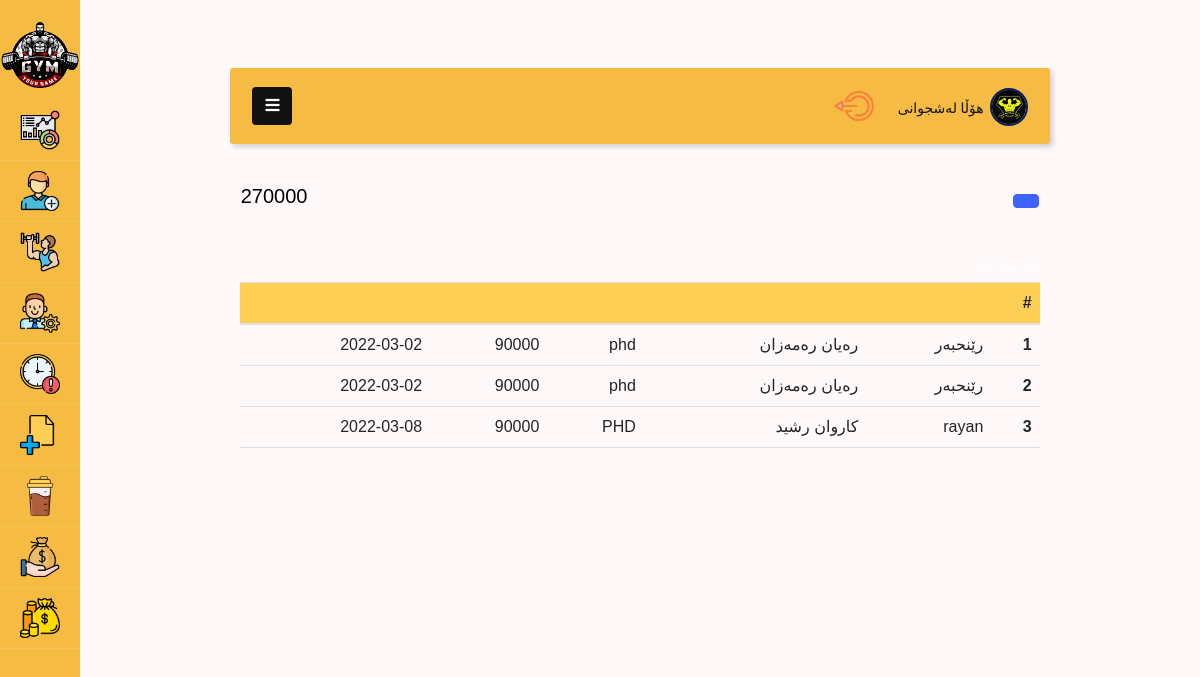
/protin.php, run on the app's committed database.
### tables this page shows
CREATE TABLE `protin` (
  `id` int(11) NOT NULL,
  `username` varchar(255) NOT NULL,
  `admin_id` varchar(255) NOT NULL,
  `protin_name` varchar(255) NOT NULL,
  `price_protin` int(11) NOT NULL,
  `date` date NOT NULL
);

### include/config.php (called while the page is built, shortened)
<?php
$db = mysqli_connect("localhost","root","","gym");
function sec($data) {
	global $db;
	$data = mysqli_real_escape_string($db, htmlspecialchars($data));
	return $data;
}
?>

### protin.php (the view, shortened to what this page needs)
<?php include'include/nav.php'; ?>
<div class="wrapper d-flex align-items-stretch">
	<?php include 'include/sidebar.php'; ?>
	<div id="content" class="p-4 p-md-5">
		<?php include 'include/navbar.php'; ?>
		<div class="header-of-page">
<div class="numGym">
        <div class="left">
        <?php
            $query = mysqli_query($db, "SELECT * FROM `protin`");
            $countPrice = 0;
            while($row = mysqli_fetch_assoc($query)){
              $countPrice += $row['price_protin'];
            }?>
            <h5 style="font-family: 'Droid Arabic Kufi',sans-serif;"> <?php echo sec($lang['dahat']); ?> <?php echo $countPrice; ?></h5>
        </div>
        <div class="right">
<button type="button" class="btn btn-primary" data-bs-toggle="modal" data-bs-target="#exampleModal">
</button>
        </div>
    </div>
<div class="formAddUser" style="background: none;">
        <table class="table">
                <thead>
                  <tr class="text-end" style="background: #FFCE54;">
                    <th scope="col"><?php echo sec($lang['date']); ?></th>
                    <th scope="col"><?php echo sec($lang['priceProtin']); ?></th>
                    <th scope="col"><?php echo sec($lang['NameProtin']); ?></th>
                    <th scope="col"><?php echo sec($lang['NameUser']); ?></th>
                    <th scope="col"><?php echo sec($lang['admin']); ?></th>
                    <th scope="col">#</th>
                  </tr>
                </thead>
                <tbody class="text-end">
                <?php
                  $ProtinQuery = mysqli_query($db , "SELECT * FROM `protin`");
                  while($RowProduct = mysqli_fetch_assoc($ProtinQuery)){
                    $AdminId = $RowProduct['admin_id'];?>
                <tr>
                    <td><?php echo sec($RowProduct['date']); ?></td>
                     <td><?php echo sec($RowProduct['price_protin']);?></td>
                    <td><?php echo sec($RowProduct['protin_name']); ?></td>
                    <td><?php echo sec($RowProduct['username']); ?></td>
                    <?php
                    $QueryAdmin = mysqli_query($db , "SELECT * FROM `admin` WHERE `id` = '$AdminId' ");
                    while($RowAdmin = mysqli_fetch_assoc($QueryAdmin)){?>
                    <td><?php echo sec($RowAdmin['name']); ?></td>
                    <?php } ?>
                    <th scope="row"><?php echo sec($RowProduct['id']); ?></th>
                </tr>
                <?php } ?>
                </tbody>
          </table>
    </div>
        </div>
    </div>
    </div>

### assets/css/style.css (style rules this page uses)
* { padding: 0; margin: 0; box-sizing: border-box; font-family: "Droid Arabic Kufi",sans-serif; }
body { background: rgb(255, 248, 248); color: #fff; }
.formAddUser { width: 80%; background: #fff; margin: auto; margin-top: 2rem; padding: 10px; border-radius: 10px; }
.numGym { color: #111; width: 78%; display: flex; justify-content: space-between; align-items: center; margin: auto; margin-top: 40px; }
.header-of-page { width: 100%; text-align: right; }
.left { display: flex; flex-direction: column; align-items: center; }

### data on the page
protin: date "2022-03-02", price_protin "90000", protin_name "phd", username "رەیان رەمەزان", id "1"
protin: date "2022-03-02", price_protin "90000", protin_name "phd", username "رەیان رەمەزان", id "2"
protin: date "2022-03-08", price_protin "90000", protin_name "PHD", username "کاروان رشید", id "3"

### other printed values
$countPrice "270000"
sec($RowAdmin['name']) "رێنحبەر"
sec($RowAdmin['name']) "rayan"
